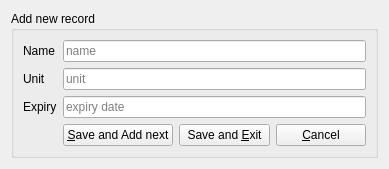
<?xml version="1.0" encoding="UTF-8"?>
<ui version="4.0">
 <class>APRWidget</class>
 <widget class="QWidget" name="APRWidget">
  <property name="geometry">
   <rect>
    <x>0</x>
    <y>0</y>
    <width>389</width>
    <height>162</height>
   </rect>
  </property>
  <property name="windowTitle">
   <string>Form</string>
  </property>
  <layout class="QVBoxLayout" name="verticalLayout">
   <item>
    <widget class="QGroupBox" name="groupBox">
     <property name="title">
      <string>Add new record</string>
     </property>
     <layout class="QGridLayout" name="gridLayout">
      <item row="1" column="0">
       <widget class="QLabel" name="label_name">
        <property name="text">
         <string>Name</string>
        </property>
       </widget>
      </item>
      <item row="1" column="1">
       <widget class="TextInput" name="edit_name">
        <property name="placeholderText">
         <string>name</string>
        </property>
       </widget>
      </item>
      <item row="2" column="0">
       <widget class="QLabel" name="label_unit">
        <property name="text">
         <string>Unit</string>
        </property>
       </widget>
      </item>
      <item row="2" column="1">
       <widget class="UnitInput" name="edit_unit">
        <property name="placeholderText">
         <string>unit</string>
        </property>
       </widget>
      </item>
      <item row="3" column="0">
       <widget class="QLabel" name="label_expiry">
        <property name="text">
         <string>Expiry</string>
        </property>
       </widget>
      </item>
      <item row="3" column="1">
       <widget class="DateInput" name="edit_expiry">
        <property name="placeholderText">
         <string>expiry date</string>
        </property>
       </widget>
      </item>
      <item row="4" column="1">
       <layout class="QHBoxLayout" name="horizontalLayout_3">
        <item>
         <widget class="QPushButton" name="action_addnext">
          <property name="text">
           <string>&amp;Save and Add next</string>
          </property>
         </widget>
        </item>
        <item>
         <widget class="QPushButton" name="action_addexit">
          <property name="text">
           <string>Save and &amp;Exit</string>
          </property>
         </widget>
        </item>
        <item>
         <widget class="QPushButton" name="action_cancel">
          <property name="text">
           <string>&amp;Cancel</string>
          </property>
         </widget>
        </item>
       </layout>
      </item>
     </layout>
    </widget>
   </item>
  </layout>
 </widget>
 <customwidgets>
  <customwidget>
   <class>DateInput</class>
   <extends>QLineEdit</extends>
   <header>DateInput.h</header>
  </customwidget>
  <customwidget>
   <class>TextInput</class>
   <extends>QLineEdit</extends>
   <header>TextInput.h</header>
  </customwidget>
  <customwidget>
   <class>UnitInput</class>
   <extends>QLineEdit</extends>
   <header>UnitInput.h</header>
  </customwidget>
 </customwidgets>
 <tabstops>
  <tabstop>edit_name</tabstop>
  <tabstop>edit_unit</tabstop>
  <tabstop>edit_expiry</tabstop>
  <tabstop>action_addnext</tabstop>
  <tabstop>action_addexit</tabstop>
 </tabstops>
 <resources/>
 <connections/>
</ui>
